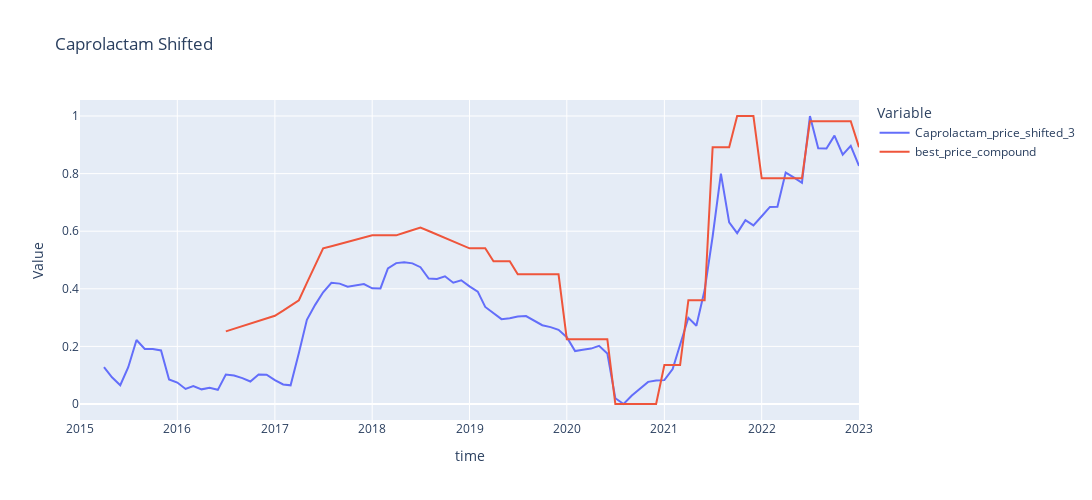

The cell this chart's notebook holds for it:
### Markdown cell above
**The correlation for shift 3 is the highest, which can also be observed visually!!**

### Code cell
scaler = MinMaxScaler()
df_normalized = pd.DataFrame(scaler.fit_transform(data), index=data.index, columns=data.columns)
df_selected = df_normalized.loc[:, ['Caprolactam_price_shifted_3', 'best_price_compound']]
df_melted = df_selected.reset_index().melt(id_vars=df_selected.index.name, var_name='Variable', value_name='Value')
fig = px.line(df_melted, x=df_selected.index.name, y='Value', color='Variable', title='Caprolactam Shifted')
fig.update_layout(width=1300, height=500)
fig.show()
